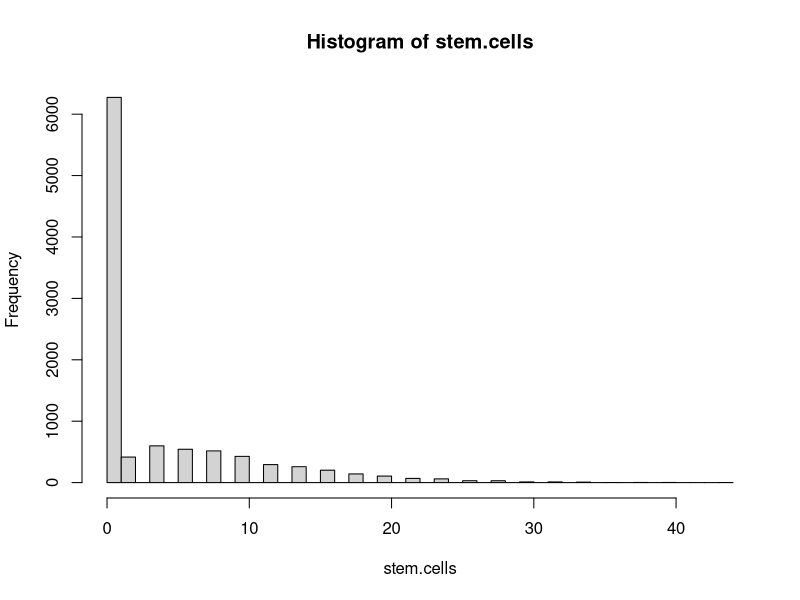

Source code (R):
#R Program to Monte Carlo stem cell proliferation model
stem.cells <- c(0)
n.trials <- 10000
n.gens <- 7
p.div <- 0.6
for (i.trial in 1:n.trials) {   # Loop over Monte Carlo Trials  
	n.stem.curr <- 1
  	n.stem.next <- 0
  	for (i.gen in 1:n.gens) {     # Loop over generations
  		for (i.cell in 1:n.stem.curr) { 
  			if (p.div > runif(1)) { 
	   	n.stem.next <- n.stem.next+2 
	   } 
	} 
    n.stem.curr <- n.stem.next
    n.stem.next <- 0
    if (n.stem.curr==0) {
      break
    }
  }
  stem.cells[i.trial] <- n.stem.curr
}
hist(stem.cells, breaks=50)
output<-sprintf("Mean # cells at %3d gens=%7.2f\n",n.gens, mean(stem.cells))
cat(output)
